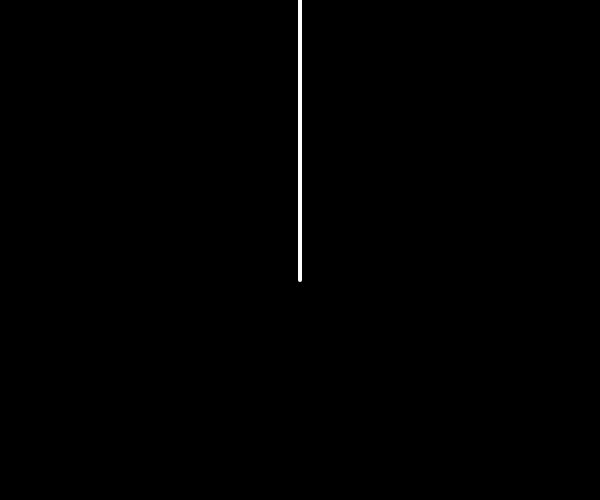
Frame 1 (no input)
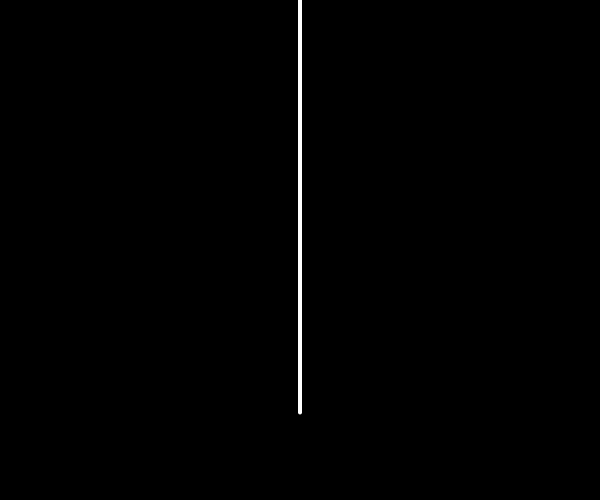
Frame 60 (no input)
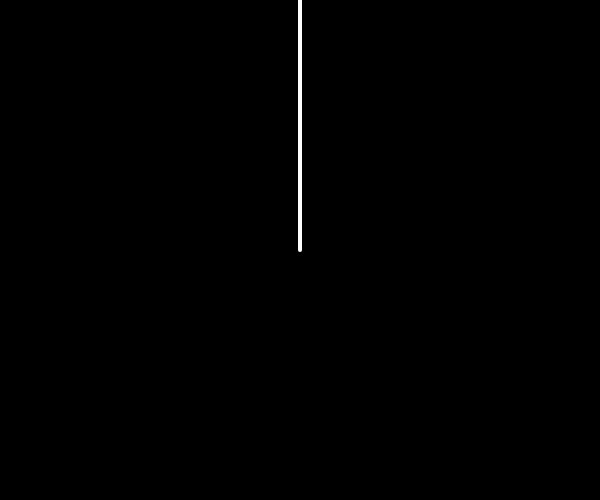
Frame 120 (the mouse pressed at the canvas centre since frame 60)

The p5.js sketch that drew these frames (run headless with seeded random() and noise() and a simulated clock; from frame 60 on, the mouse is pressed at the canvas centre):

// p5.js sketch
// ── sketch.js
let particles = [];
let springs = [];
let spacing = 20;
let k = 0.1;
let gravity;

function setup() {
  createCanvas(600, 500);
  for (let i = 0; i < 15; i++) {
    particles[i] = new Particle(width / 2, i * spacing);
    if (i !== 0) {
      let a = particles[i];
      let b = particles[i - 1];
      let spring = new Spring(k, spacing, a, b);
      springs.push(spring);
    }
  }
  particles[0].locked = true;
  gravity = createVector(0, 0.1);
}

function draw() {
  background(0);

  for (let s of springs) {
    s.update();
    s.draw();
  }

  for (let p of particles) {
    p.applyForce(gravity);
    p.update();
    // p.draw();
  }

  let tail = particles[particles.length - 1];

  if (mouseIsPressed) {
    tail.position.set(mouseX, mouseY);
    tail.velocity.set(0, 0);
  }
}

// ── particle.js
class Particle {
  constructor(x, y) {
    this.locked = false;
    this.acceleration = createVector(0, 0);
    this.velocity = createVector(0, 0);
    this.position = createVector(x, y);
    this.mass = 1;
  }

  applyForce(force) {
    let f = force.copy();
    f.div(this.mass);
    this.acceleration.add(f);
  }

  update() {
    if (!this.locked) {
      this.velocity.mult(0.99); // dampening
      this.velocity.add(this.acceleration);
      this.position.add(this.velocity);
      this.acceleration.mult(0);
    }
  }

  draw() {
    noStroke();
    fill(45, 197, 244);
    ellipse(this.position.x, this.position.y, 16);
  }
}

// ── spring.js
class Spring {
  constructor(k, restLength, a, b) {
    this.k = k;
    this.restLength = restLength;
    this.a = a;
    this.b = b;
  }

  update() {
    let force = p5.Vector.sub(this.b.position, this.a.position);
    let x = force.mag() - this.restLength;
    force.normalize();
    force.mult(this.k * x);
    this.a.applyForce(force);
    force.mult(-1);
    this.b.applyForce(force);
  }

  draw() {
    strokeWeight(4);
    stroke(255);
    line(
      this.a.position.x,
      this.a.position.y,
      this.b.position.x,
      this.b.position.y
    );
  }
}
